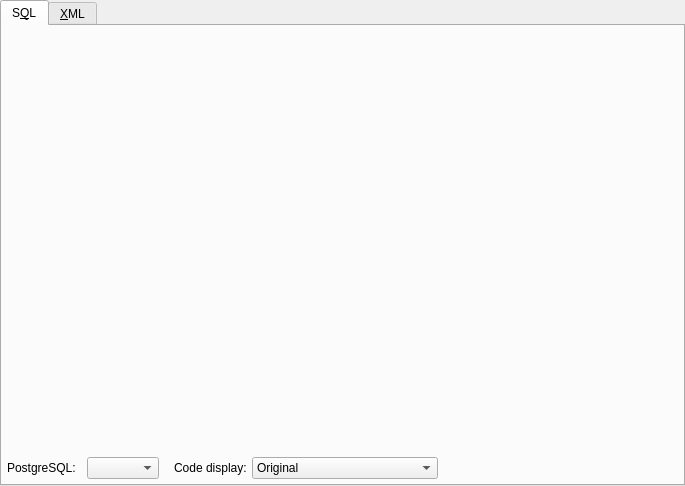
<?xml version="1.0" encoding="UTF-8"?>
<ui version="4.0">
 <class>SourceCodeWidget</class>
 <widget class="QWidget" name="SourceCodeWidget">
  <property name="geometry">
   <rect>
    <x>0</x>
    <y>0</y>
    <width>685</width>
    <height>486</height>
   </rect>
  </property>
  <property name="windowTitle">
   <string>Source code visualization</string>
  </property>
  <layout class="QGridLayout" name="codigofonte_grid">
   <property name="leftMargin">
    <number>0</number>
   </property>
   <property name="topMargin">
    <number>0</number>
   </property>
   <property name="rightMargin">
    <number>0</number>
   </property>
   <property name="bottomMargin">
    <number>0</number>
   </property>
   <property name="spacing">
    <number>5</number>
   </property>
   <item row="1" column="0">
    <widget class="QTabWidget" name="sourcecode_twg">
     <property name="tabPosition">
      <enum>QTabWidget::TabPosition::North</enum>
     </property>
     <property name="currentIndex">
      <number>0</number>
     </property>
     <property name="iconSize">
      <size>
       <width>22</width>
       <height>22</height>
      </size>
     </property>
     <widget class="QWidget" name="sqlcode_tab">
      <attribute name="icon">
       <iconset resource="../../res/resources.qrc">
        <normaloff>:/icons/icons/sqlcode.png</normaloff>:/icons/icons/sqlcode.png</iconset>
      </attribute>
      <attribute name="title">
       <string>S&amp;QL</string>
      </attribute>
      <layout class="QGridLayout" name="gridLayout_2">
       <property name="leftMargin">
        <number>5</number>
       </property>
       <property name="topMargin">
        <number>5</number>
       </property>
       <property name="rightMargin">
        <number>5</number>
       </property>
       <property name="bottomMargin">
        <number>5</number>
       </property>
       <property name="spacing">
        <number>5</number>
       </property>
       <item row="0" column="0" colspan="2">
        <widget class="QWidget" name="sqlcode_wgt" native="true">
         <property name="sizePolicy">
          <sizepolicy hsizetype="Expanding" vsizetype="Expanding">
           <horstretch>0</horstretch>
           <verstretch>0</verstretch>
          </sizepolicy>
         </property>
        </widget>
       </item>
       <item row="1" column="0" colspan="2">
        <layout class="QHBoxLayout" name="horizontalLayout_2">
         <property name="spacing">
          <number>5</number>
         </property>
         <item>
          <widget class="QLabel" name="pgsql_lbl">
           <property name="sizePolicy">
            <sizepolicy hsizetype="Fixed" vsizetype="Preferred">
             <horstretch>0</horstretch>
             <verstretch>0</verstretch>
            </sizepolicy>
           </property>
           <property name="minimumSize">
            <size>
             <width>75</width>
             <height>0</height>
            </size>
           </property>
           <property name="maximumSize">
            <size>
             <width>16777215</width>
             <height>16777215</height>
            </size>
           </property>
           <property name="font">
            <font>
             <italic>false</italic>
            </font>
           </property>
           <property name="text">
            <string>PostgreSQL:</string>
           </property>
          </widget>
         </item>
         <item>
          <widget class="QComboBox" name="version_cmb">
           <property name="minimumSize">
            <size>
             <width>0</width>
             <height>0</height>
            </size>
           </property>
           <property name="maximumSize">
            <size>
             <width>16777215</width>
             <height>16777215</height>
            </size>
           </property>
           <property name="insertPolicy">
            <enum>QComboBox::InsertPolicy::InsertAtBottom</enum>
           </property>
           <property name="iconSize">
            <size>
             <width>28</width>
             <height>28</height>
            </size>
           </property>
          </widget>
         </item>
         <item>
          <widget class="QLabel" name="label">
           <property name="text">
            <string>Code display:</string>
           </property>
           <property name="indent">
            <number>10</number>
           </property>
          </widget>
         </item>
         <item>
          <widget class="QComboBox" name="code_options_cmb">
           <property name="sizePolicy">
            <sizepolicy hsizetype="Preferred" vsizetype="Fixed">
             <horstretch>0</horstretch>
             <verstretch>0</verstretch>
            </sizepolicy>
           </property>
           <property name="toolTip">
            <string>&lt;strong&gt;Original:&lt;/strong&gt; generates only the original SQL code of the selected object.&lt;br/&gt;&lt;br/&gt;&lt;strong&gt;Dependencies:&lt;/strong&gt; generates the original code including all dependencies needed to properly create the selected  object. &lt;br/&gt;&lt;br/&gt;&lt;strong&gt;Children:&lt;/strong&gt; generates the original code including all children's SQL code. This option is used only for schemas, tables, and views.</string>
           </property>
           <property name="statusTip">
            <string/>
           </property>
           <item>
            <property name="text">
             <string>Original</string>
            </property>
           </item>
           <item>
            <property name="text">
             <string>Original + depedencies' SQL</string>
            </property>
           </item>
           <item>
            <property name="text">
             <string>Original + children's SQL</string>
            </property>
           </item>
          </widget>
         </item>
         <item>
          <spacer name="horizontalSpacer_3">
           <property name="orientation">
            <enum>Qt::Orientation::Horizontal</enum>
           </property>
           <property name="sizeHint" stdset="0">
            <size>
             <width>40</width>
             <height>20</height>
            </size>
           </property>
          </spacer>
         </item>
        </layout>
       </item>
      </layout>
     </widget>
     <widget class="QWidget" name="xmlcode_tab">
      <attribute name="icon">
       <iconset resource="../../res/resources.qrc">
        <normaloff>:/icons/icons/xmlcode.png</normaloff>:/icons/icons/xmlcode.png</iconset>
      </attribute>
      <attribute name="title">
       <string>&amp;XML</string>
      </attribute>
      <layout class="QGridLayout" name="gridLayout_3">
       <property name="leftMargin">
        <number>5</number>
       </property>
       <property name="topMargin">
        <number>5</number>
       </property>
       <property name="rightMargin">
        <number>5</number>
       </property>
       <property name="bottomMargin">
        <number>5</number>
       </property>
       <property name="spacing">
        <number>5</number>
       </property>
       <item row="0" column="0" colspan="2">
        <widget class="QWidget" name="xmlcode_wgt" native="true">
         <property name="sizePolicy">
          <sizepolicy hsizetype="Preferred" vsizetype="Expanding">
           <horstretch>0</horstretch>
           <verstretch>0</verstretch>
          </sizepolicy>
         </property>
        </widget>
       </item>
      </layout>
     </widget>
    </widget>
   </item>
  </layout>
 </widget>
 <tabstops>
  <tabstop>sourcecode_twg</tabstop>
 </tabstops>
 <resources>
  <include location="../../res/resources.qrc"/>
 </resources>
 <connections/>
</ui>
